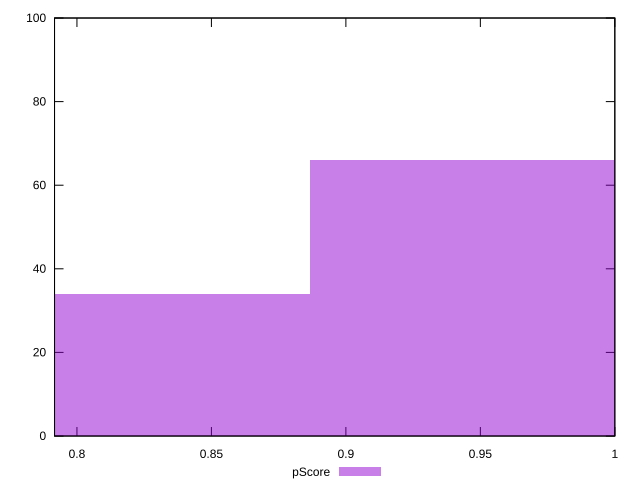

Here is the gnuplot script that generated this plot:
reset

$pScore <<EOF
0.8185998780536121 34
0.9550331910625475 66
EOF

set key outside below
set boxwidth 0.13643331300893535
set xrange [0.7916666666666666:1]
set yrange [0:100]
set trange [0:100]
set style fill transparent solid 0.5 noborder
set terminal svg size 640, 490 enhanced background rgb 'white'
set output "reprap/unminified-css/samples/pages+cached+noexternal+nomedia+nocss+nojs/pScore/histogram.svg"

plot $pScore title "pScore" with boxes

reset
